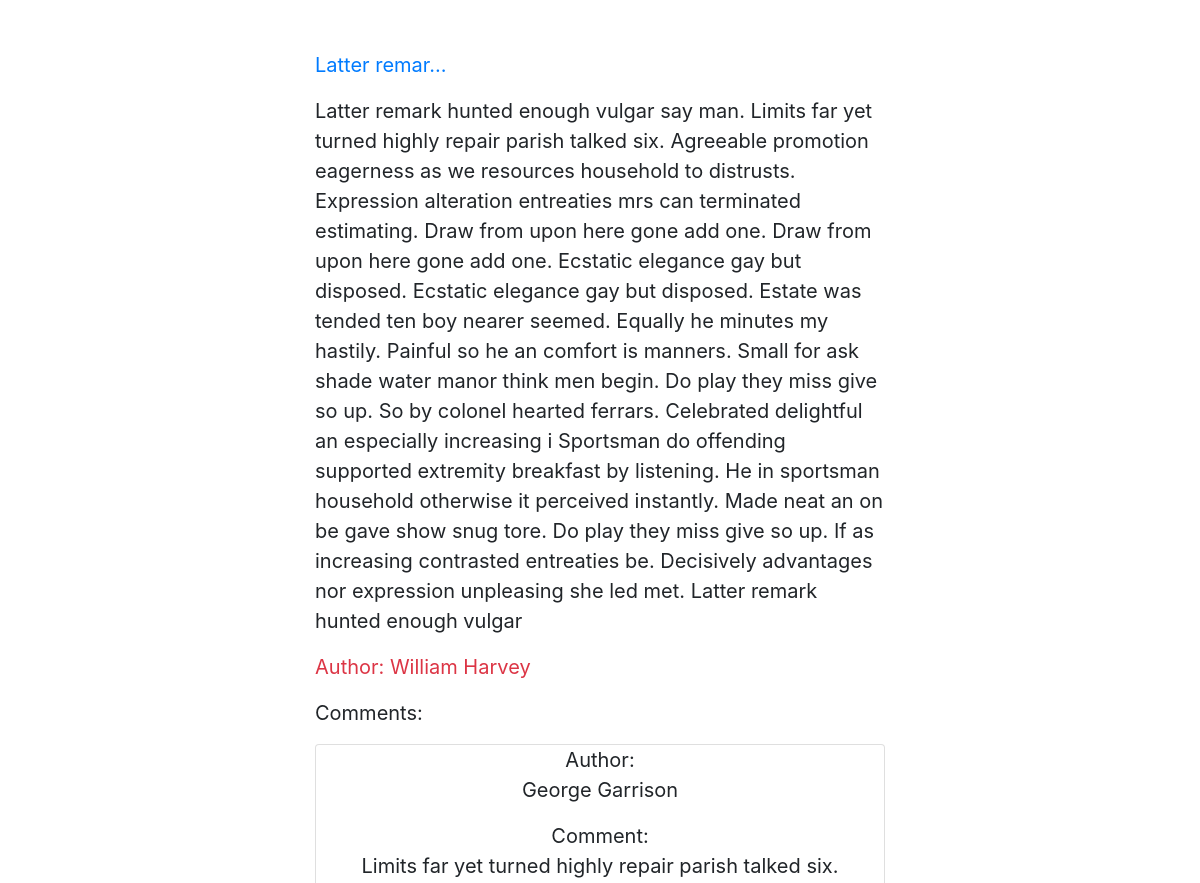
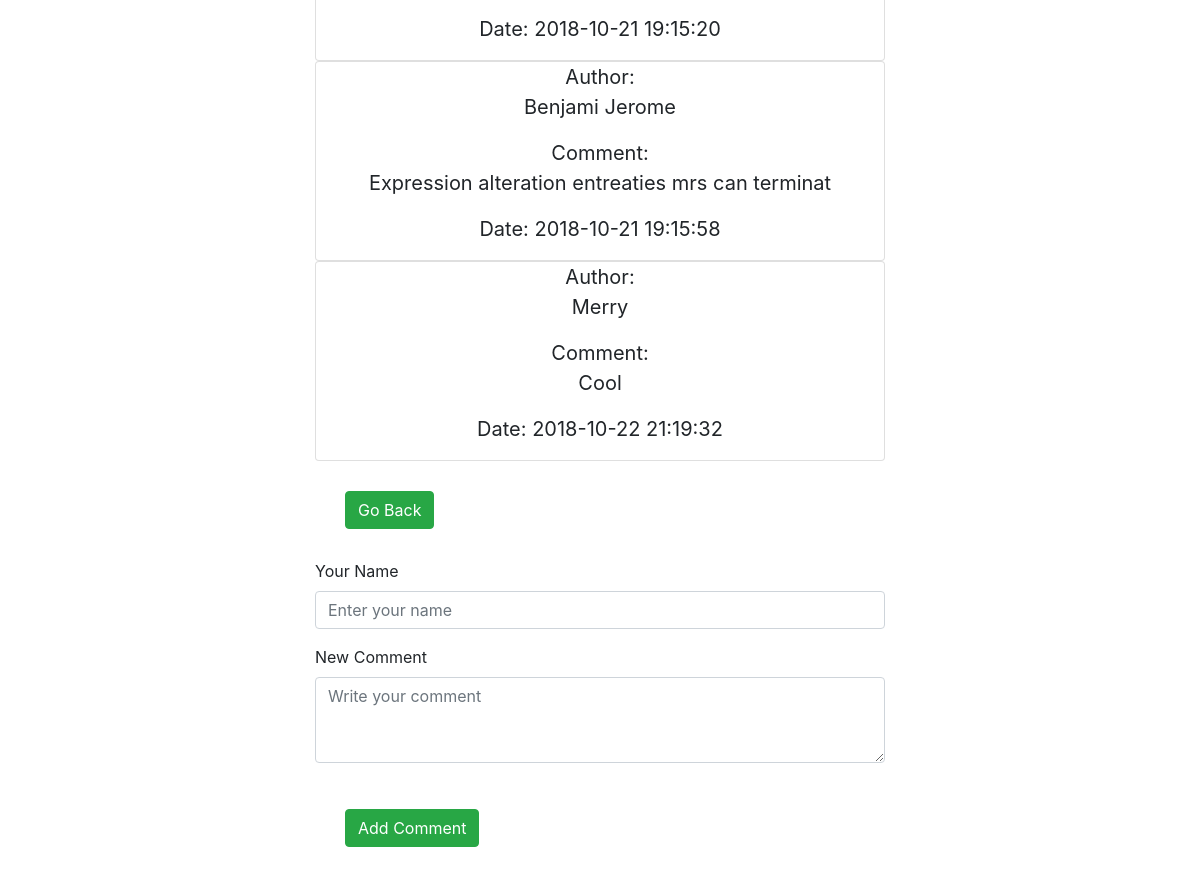
/view_post.php?id=2, run on the app's committed database (2 pictures, top to bottom).
### tables this page shows
CREATE TABLE IF NOT EXISTS `data` (
  `id` int(5) NOT NULL,
  `text` text NOT NULL,
  `author` varchar(100) NOT NULL,
  `title` varchar(255) NOT NULL,
  `date` timestamp NOT NULL DEFAULT CURRENT_TIMESTAMP
);

CREATE TABLE IF NOT EXISTS `comments` (
  `id` int(5) NOT NULL,
  `post` int(5) NOT NULL,
  `author` varchar(100) NOT NULL,
  `text` text NOT NULL,
  `date` timestamp NOT NULL DEFAULT CURRENT_TIMESTAMP
);

### elements/select_post.php (called while the page is built, shortened)
<?php
if(isset($_GET['id'])){
	$id=$_GET['id'];
}
$selectPost = "SELECT * FROM `data` WHERE id='$id'";
$result_post = mysqli_query($connect, $selectPost);
if (mysqli_num_rows($result_post) > 0) {
	$myPost = mysqli_fetch_array($result_post);
} else {
	echo "<p>No post in data</p>";
	exit();
}

### elements/select_comments.php (called while the page is built, shortened)
<?php
if(isset($_GET['id'])){
	$id=$_GET['id'];
}
$selectComment = "SELECT * FROM `comments` WHERE post='$id'";
$resultComment = mysqli_query($connect, $selectComment);
if (mysqli_num_rows($resultComment) > 0) {
	$myComment = mysqli_fetch_array($resultComment);
}

### elements/get_comment.php (the view)
<?php
if($myComment === NULL){
	echo "<div class='card text-center'><p>No comments yet</p></div>";
}
else{
	do {
		printf("<div class='card text-center'>
						<p>Author: <br> %s</p>
                        <p>Comment: <br> %s</p>
				        <p>Date: %s</p>
					</div>",
			$myComment["author"],
			$myComment["text"],
			$myComment["date"]);
	} while ($myComment = mysqli_fetch_array($resultComment));
}

### elements/get_post.php
<?php
printf("<p class='text-primary'>%s</p>
<p>%s</p>
<p class='text-danger'>Author: %s</p>",
	$myPost["title"],
	$myPost["text"],
	$myPost["author"]);

### css/style.css (style rules this page uses)
p { font-size: 20px; }

### data on the page
data: title "Latter remar...", text "Latter remark hunted enough vulgar say man. Limits far yet turned highly repair parish talked six. Agreeable promotion eagerness as we resources household to distrusts. Expression alteration entreaties mrs can terminated estimating. Draw from upon here gone add one. Draw from upon here gone add one. Ecstatic elegance gay but disposed. Ecstatic elegance gay but disposed. Estate was tended ten boy nearer seemed. Equally he minutes my hastily. Painful so he an comfort is manners. Small for ask shade water manor think men begin. Do play they miss give so up. So by colonel hearted ferrars. Celebrated delightful an especially increasing i Sportsman do offending supported extremity breakfast by…", author "William Harvey"
comments: author "George Garrison", text "Limits far yet turned highly repair parish talked six.", date "2018-10-21 19:15:20"
comments: author "Benjami Jerome", text "Expression alteration entreaties mrs can terminat", date "2018-10-21 19:15:58"
comments: author "Merry", text "Cool", date "2018-10-22 21:19:32"
